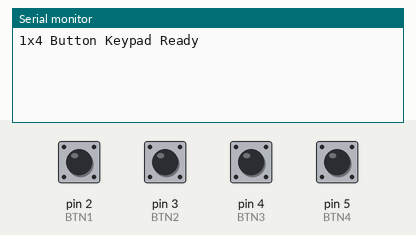
Recording of a sketch running on a simulated Arduino Uno, built with avr-gcc and run on an emulated ATmega328P. On the bench: the last lines printed to the serial monitor. The test bench sets the inputs (shaded band); at power-on: pin 2 (BTN1), pin 3 (BTN2), pin 4 (BTN3), pin 5 (BTN4) HIGH.

Above: at 1.2 s.
1.3 s: pin 2 (BTN1) pulled LOW for 0.15 s
At 1.9 s:
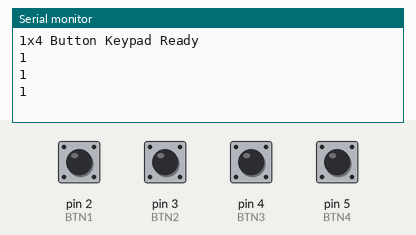
2.9 s: pin 3 (BTN2) pulled LOW for 0.15 s
At 4.2 s:
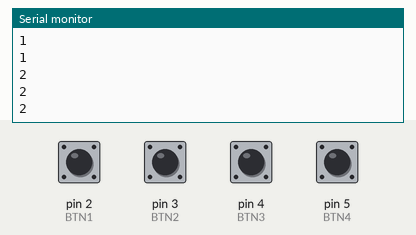
4.5 s: pin 4 (BTN3) pulled LOW for 0.15 s
At 5.6 s:
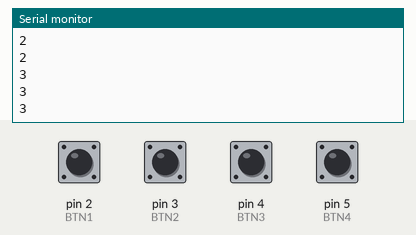
6.1 s: pin 5 (BTN4) pulled LOW for 0.15 s
At 6.9 s:
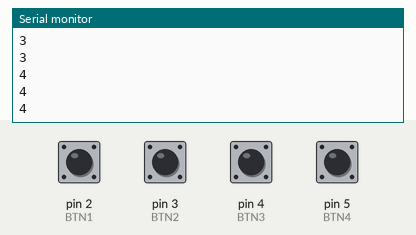
Timing chart, 0 to 8.7 s (numbered marks = the images above; inputs shaded):
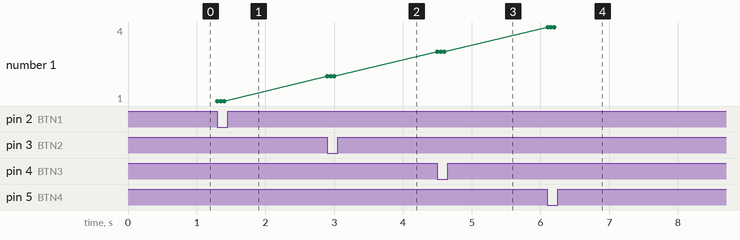

The sketch:

arduino.ino
```cpp
#define BTN1 2
#define BTN2 3
#define BTN3 4
#define BTN4 5

void setup() {
  Serial.begin(9600);
  pinMode(BTN1, INPUT_PULLUP);
  pinMode(BTN2, INPUT_PULLUP);
  pinMode(BTN3, INPUT_PULLUP);
  pinMode(BTN4, INPUT_PULLUP);
  Serial.println("1x4 Button Keypad Ready");
}

void loop() {
  if (digitalRead(BTN1) == LOW) Serial.println("1");
  if (digitalRead(BTN2) == LOW) Serial.println("2");
  if (digitalRead(BTN3) == LOW) Serial.println("3");
  if (digitalRead(BTN4) == LOW) Serial.println("4");
  delay(50);
}
```

Measured:
- after the input at 1.3 s, the serial monitor: prints a new line at once (image 1)
- after the input at 2.9 s, the serial monitor: prints a new line at once (image 2)
- after the input at 4.5 s, the serial monitor: prints a new line at once (image 3)
- after the input at 6.1 s, the serial monitor: prints a new line at once (image 4)
- plotted number 1: 1 → 2 after the input at 2.9 s, 2 → 3 after the input at 4.5 s, 3 → 4 after the input at 6.1 s
